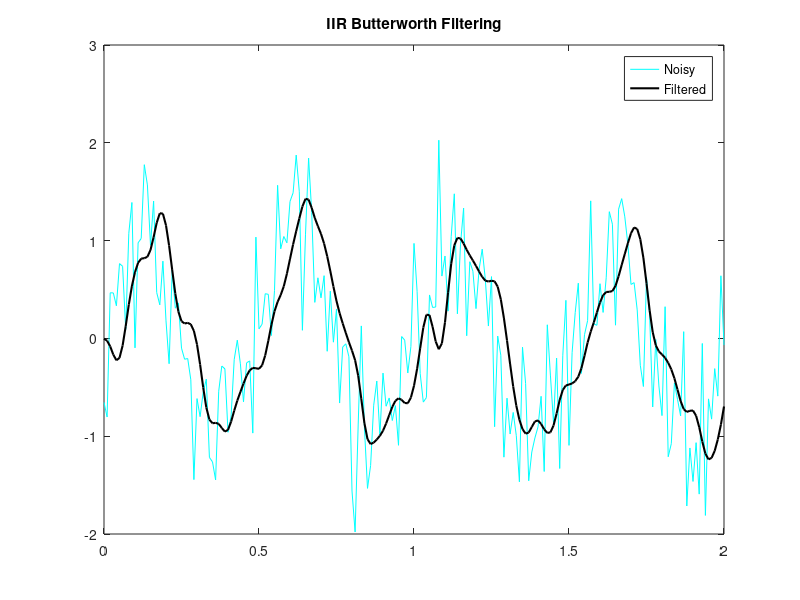

The MATLAB source for this figure:
t = 0:0.01:2; 
x = sin(2*pi*2*t) + 0.5*randn(size(t));

[b, a] = butter(4, 0.2); % 4th order LPF
x_filt = filter(b, a, x);

plot(t, x, 'c', t, x_filt, 'k', 'LineWidth', 1.5);
title('IIR Butterworth Filtering'); 
legend('Noisy', 'Filtered');
